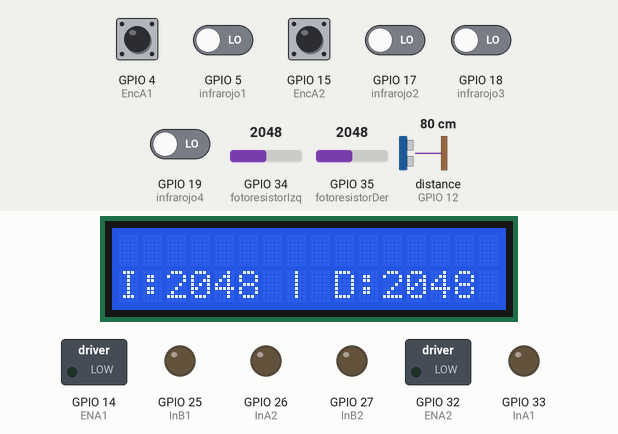
This sketch was run on a simulated ESP32. Parts: 16×2 character LCD, switched loads named in the sketch (green lamp = pin HIGH), output pins drawn as LEDs (lit = HIGH). Wiring (inferred from the names in the program): ultrasonic range finder: trigger GPIO 13; echo GPIO 12. The inputs (shaded band) are chosen by the test bench; at power-on: GPIO 4 (EncA1), GPIO 15 (EncA2) HIGH, GPIO 5 (infrarojo1), GPIO 17 (infrarojo2), GPIO 18 (infrarojo3), GPIO 19 (infrarojo4) LOW, distance to the obstacle (sensor on GPIO 12) 80 cm, GPIO 34 (fotoresistorIzq) = 2048, GPIO 35 (fotoresistorDer) = 2048. The echo pulse lasts 58.3 µs per cm; pins used as bus, display or sensor lines are not drawn; what the sketch prints to the serial monitor is not drawn.

Above: at 1.2 s.
1.3 s: distance to the obstacle (sensor on GPIO 12) set to 2 cm
At 1.7 s:
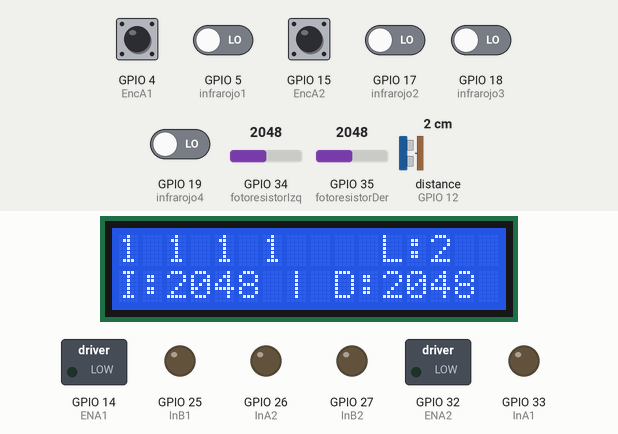
3.1 s: GPIO 34 (fotoresistorIzq) set to 2866
At 5.0 s:
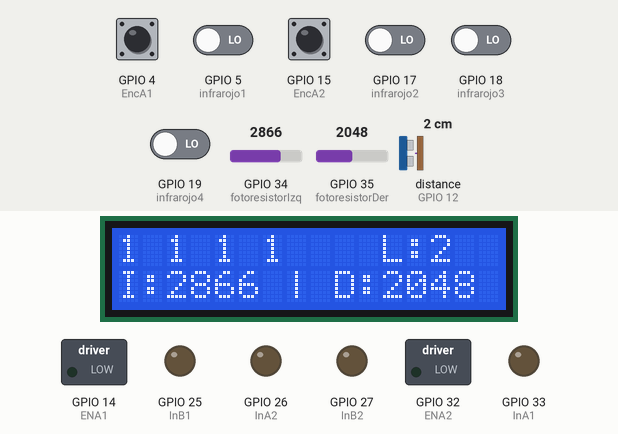
5.4 s: GPIO 35 (fotoresistorDer) set to 2866
At 7.6 s:
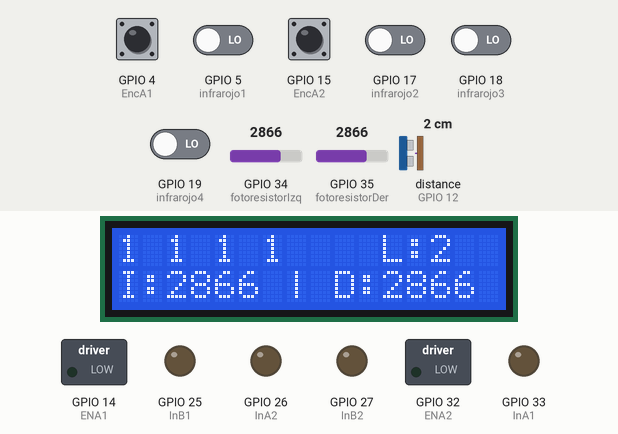
7.9 s: GPIO 5 (infrarojo1) driven HIGH
At 9.9 s:
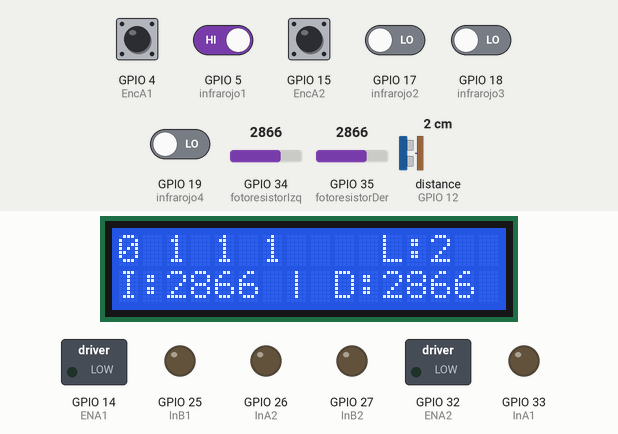
10.5 s: GPIO 17 (infrarojo2) driven HIGH
At 12.6 s:
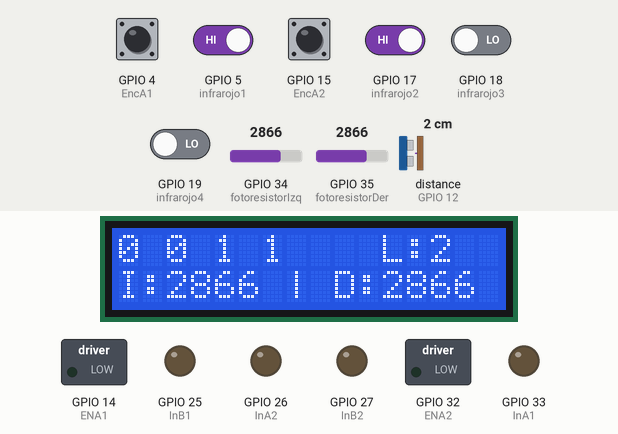
13.0 s: GPIO 18 (infrarojo3) driven HIGH
At 15.4 s:
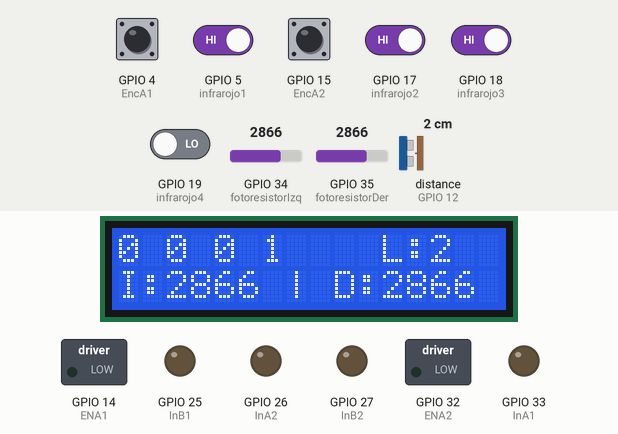
Timing chart, 0 to 16.6 s (numbered marks = the images above; inputs shaded):
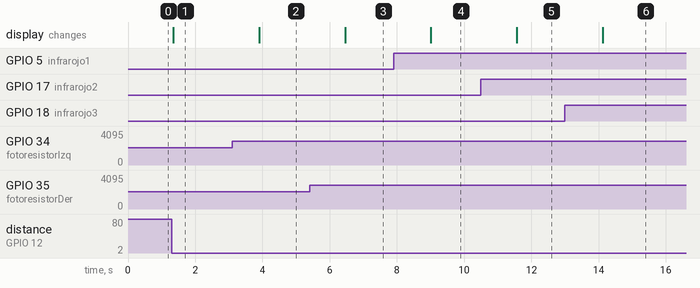

Measured:
- after the input at 1.3 s, the display: changes at once (image 1)
- after the input at 3.1 s, the display: changes after 0.81 s (image 2)
- after the input at 5.4 s, the display: changes after 1.1 s (image 3)
- after the input at 7.9 s, the display: changes after 1.1 s (image 4)
- after the input at 10.5 s, the display: changes after 1.1 s (image 5)
- after the input at 13.0 s, the display: changes after 1.1 s (image 6)

The sketch:

Proyecto-Sensado.ino
```cpp
// Pantalla LCD
#include <Wire.h> // Incluye la librería Wire, que permite la comunicación I2C
#include <LiquidCrystal_I2C.h> // Incluye la librería LiquidCrystal_I2C, que permite controlar pantallas LCD con interfaz I2C

LiquidCrystal_I2C lcd(0x27, 16, 2); // Crea un objeto lcd de la clase LiquidCrystal_I2C, con la dirección I2C 0x27 y especifica que la pantalla tiene 16 columnas y 2 filas

//Para definir la izquierda y la derecha es viendo el robot desde atrás de la pila
//Puertos
#define fotoresistorIzq 34 //Fotoresistores
#define fotoresistorDer 35
#define echoPin 12 //Ultrasonico
#define trigPin 13
#define infrarojo1 5 //Infrarojos de izquierda a derecha
#define infrarojo2 17
#define infrarojo3 18
#define infrarojo4 19
#define ENA1 14 //Encoder (2 derecha, 1 izquierda)
#define InB2 27 //MB
#define InA2 26 //MA
#define InB1 25 //MB
#define InA1 33 //MA
#define ENA2 32
#define EncA1 4 // Pin A del encoder 1
#define EncA2 15 // Pin A del encoder 2
#define EncB1 2 // Pin B del encoder 1
#define EncB2 16 // Pin B del encoder 2

//Variables
int luzDetectadaIzq;
int luzDetectadaDer;
int duracionUltrasonico;
int distanciaUltrasonico;
bool infra1, infra2, infra3, infra4;
volatile long pulsesDer = 0;
volatile long pulsesIzq = 0;

void setup() {
  Serial.begin(115200);

  pinMode(fotoresistorIzq, INPUT); // Configuracion fotoresistencias como entrada
  pinMode(fotoresistorDer, INPUT);
  pinMode(trigPin, OUTPUT); // Configuracion del utrasonico
  pinMode(echoPin, INPUT);
  pinMode (infrarojo1, INPUT); // Configuracion de sensores infrarojos
  pinMode (infrarojo2, INPUT);
  pinMode (infrarojo3, INPUT);
  pinMode (infrarojo4, INPUT);
  pinMode(ENA1, OUTPUT);
  pinMode(InA1, OUTPUT);
  pinMode(InB1, OUTPUT);
  pinMode(ENA2, OUTPUT);
  pinMode(InA2, OUTPUT);
  pinMode(InB2, OUTPUT);
  pinMode(EncA1, INPUT); // Configuración del encoder
  pinMode(EncB1, INPUT);
  pinMode(EncA2, INPUT);
  pinMode(EncB2, INPUT);
  lcd.init();   // Inicializa el LCD
  lcd.backlight();   // Enciende la retroiluminación del LCD
}
void loop() {
  attachInterrupt(digitalPinToInterrupt(EncA1), Encoder_izquierdo, RISING);
  attachInterrupt(digitalPinToInterrupt(EncA2), Encoder_derecho, RISING);

  monitorSerialPulsos();
  Fotoresistor();
  Ultrasonico();
  Obstaculos();
  Serial.println();
}

void monitorSerialPulsos(){
  Serial.print("Pulsos_Enc_Izq:"+String(pulsesIzq)+" | Pulsos_Enc_Der:"+String(pulsesDer)+" | ");
}

void Fotoresistor(){
  luzDetectadaIzq = analogRead(fotoresistorIzq);
  luzDetectadaDer = analogRead(fotoresistorDer);
  lcd.setCursor(0,1);
  lcd.print("I:" + String(luzDetectadaIzq) + " | D:" + String(luzDetectadaDer));
  delay(1000);

  Serial.print("LDR_Izq:"+String(luzDetectadaIzq)+" | LDR_Der:"+String(luzDetectadaDer)+" |");

  delay(250);
}

void Ultrasonico(){
  digitalWrite(trigPin, LOW);
  delayMicroseconds(1000);

  digitalWrite(trigPin, HIGH);
  delayMicroseconds(10);
  digitalWrite(trigPin, LOW);

  duracionUltrasonico = pulseIn(echoPin,HIGH);

  distanciaUltrasonico = 0.0343 * duracionUltrasonico * 0.5;

  lcd.setCursor(11,0);
  lcd.print("L:"+String(distanciaUltrasonico));
  Serial.print("Distancia:"+String(distanciaUltrasonico)+" | ");
}

void Obstaculos(){
  //lectura de sensores inflarojos
  infra1 = digitalRead(infrarojo1);
  infra2 = digitalRead(infrarojo2);
  infra3 = digitalRead(infrarojo3);
  infra4 = digitalRead(infrarojo4);

  bool infra[] = {infra1, infra2, infra3, infra4};
  int obstaculo[] = {0, 0, 0, 0};

  for(int i=0;i<4;i++){
    if(!infra[i]){
      obstaculo[i] = 1;
    }
  }

  Serial.print("Obst:"+String(obstaculo[0])+" "+String(obstaculo[1])+" "+String(obstaculo[2])+" "+String(obstaculo[3])+" | ");
  lcd.setCursor(0,0);   // Establece la posición del cursor en la columna 0, fila 0
  lcd.print(String(obstaculo[0])+" "+String(obstaculo[1])+" "+String(obstaculo[2])+" "+String(obstaculo[3]));
}

void Encoder_izquierdo(){
  if(digitalRead(EncB1)==HIGH){
      pulsesIzq++;
  } else {
    pulsesIzq--;
  }
}

void Encoder_derecho(){
  if(digitalRead(EncB2)==HIGH){
    pulsesDer++;
  } else {
    pulsesDer--;
  }

}
```
